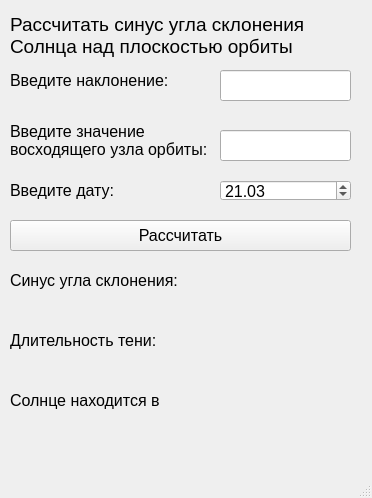
<?xml version="1.0" encoding="UTF-8"?>
<ui version="4.0">
 <class>CustomShadowDurationOneDay</class>
 <widget class="QMainWindow" name="CustomShadowDurationOneDay">
  <property name="geometry">
   <rect>
    <x>0</x>
    <y>0</y>
    <width>372</width>
    <height>498</height>
   </rect>
  </property>
  <property name="windowTitle">
   <string>MainWindow</string>
  </property>
  <widget class="QWidget" name="centralwidget">
   <widget class="QLabel" name="ResultDurLabel">
    <property name="geometry">
     <rect>
      <x>220</x>
      <y>320</y>
      <width>131</width>
      <height>41</height>
     </rect>
    </property>
    <property name="font">
     <font>
      <pointsize>12</pointsize>
     </font>
    </property>
    <property name="text">
     <string/>
    </property>
   </widget>
   <widget class="QLabel" name="label_10">
    <property name="geometry">
     <rect>
      <x>10</x>
      <y>180</y>
      <width>161</width>
      <height>21</height>
     </rect>
    </property>
    <property name="font">
     <font>
      <pointsize>12</pointsize>
     </font>
    </property>
    <property name="text">
     <string>Введите дату:</string>
    </property>
   </widget>
   <widget class="QLineEdit" name="UserO">
    <property name="geometry">
     <rect>
      <x>220</x>
      <y>130</y>
      <width>131</width>
      <height>31</height>
     </rect>
    </property>
    <property name="font">
     <font>
      <pointsize>12</pointsize>
     </font>
    </property>
   </widget>
   <widget class="QLineEdit" name="userI">
    <property name="geometry">
     <rect>
      <x>220</x>
      <y>70</y>
      <width>131</width>
      <height>31</height>
     </rect>
    </property>
    <property name="font">
     <font>
      <pointsize>12</pointsize>
     </font>
    </property>
   </widget>
   <widget class="QDateEdit" name="dateEdit">
    <property name="geometry">
     <rect>
      <x>220</x>
      <y>180</y>
      <width>131</width>
      <height>21</height>
     </rect>
    </property>
    <property name="font">
     <font>
      <pointsize>12</pointsize>
     </font>
    </property>
    <property name="dateTime">
     <datetime>
      <hour>0</hour>
      <minute>0</minute>
      <second>0</second>
      <year>2023</year>
      <month>3</month>
      <day>21</day>
     </datetime>
    </property>
    <property name="maximumDateTime">
     <datetime>
      <hour>23</hour>
      <minute>59</minute>
      <second>59</second>
      <year>2023</year>
      <month>12</month>
      <day>31</day>
     </datetime>
    </property>
    <property name="minimumDateTime">
     <datetime>
      <hour>0</hour>
      <minute>0</minute>
      <second>0</second>
      <year>2023</year>
      <month>1</month>
      <day>1</day>
     </datetime>
    </property>
    <property name="displayFormat">
     <string>dd.MM</string>
    </property>
   </widget>
   <widget class="QLabel" name="resultSinLabel">
    <property name="geometry">
     <rect>
      <x>220</x>
      <y>260</y>
      <width>131</width>
      <height>31</height>
     </rect>
    </property>
    <property name="font">
     <font>
      <pointsize>12</pointsize>
     </font>
    </property>
    <property name="text">
     <string/>
    </property>
   </widget>
   <widget class="QLabel" name="label_6">
    <property name="geometry">
     <rect>
      <x>10</x>
      <y>120</y>
      <width>201</width>
      <height>41</height>
     </rect>
    </property>
    <property name="font">
     <font>
      <pointsize>12</pointsize>
     </font>
    </property>
    <property name="text">
     <string>Введите значение 
восходящего узла орбиты:</string>
    </property>
   </widget>
   <widget class="QLabel" name="label_7">
    <property name="geometry">
     <rect>
      <x>10</x>
      <y>320</y>
      <width>201</width>
      <height>41</height>
     </rect>
    </property>
    <property name="font">
     <font>
      <pointsize>12</pointsize>
     </font>
    </property>
    <property name="text">
     <string>Длительность тени:</string>
    </property>
   </widget>
   <widget class="QLabel" name="label_2">
    <property name="geometry">
     <rect>
      <x>10</x>
      <y>10</y>
      <width>341</width>
      <height>51</height>
     </rect>
    </property>
    <property name="font">
     <font>
      <pointsize>14</pointsize>
     </font>
    </property>
    <property name="text">
     <string>Рассчитать синус угла склонения 
Солнца над плоскостью орбиты</string>
    </property>
   </widget>
   <widget class="QLabel" name="label_5">
    <property name="geometry">
     <rect>
      <x>10</x>
      <y>70</y>
      <width>161</width>
      <height>21</height>
     </rect>
    </property>
    <property name="font">
     <font>
      <pointsize>12</pointsize>
     </font>
    </property>
    <property name="text">
     <string>Введите наклонение:</string>
    </property>
   </widget>
   <widget class="QLabel" name="label_9">
    <property name="geometry">
     <rect>
      <x>10</x>
      <y>260</y>
      <width>201</width>
      <height>41</height>
     </rect>
    </property>
    <property name="font">
     <font>
      <pointsize>12</pointsize>
     </font>
    </property>
    <property name="text">
     <string>Синус угла склонения:</string>
    </property>
   </widget>
   <widget class="QPushButton" name="pushButton">
    <property name="geometry">
     <rect>
      <x>10</x>
      <y>220</y>
      <width>341</width>
      <height>31</height>
     </rect>
    </property>
    <property name="font">
     <font>
      <pointsize>12</pointsize>
     </font>
    </property>
    <property name="text">
     <string>Рассчитать</string>
    </property>
   </widget>
   <widget class="QLabel" name="label">
    <property name="geometry">
     <rect>
      <x>10</x>
      <y>370</y>
      <width>161</width>
      <height>61</height>
     </rect>
    </property>
    <property name="font">
     <font>
      <pointsize>12</pointsize>
     </font>
    </property>
    <property name="text">
     <string>Солнце находится в</string>
    </property>
   </widget>
   <widget class="QLabel" name="resultSunlabel">
    <property name="geometry">
     <rect>
      <x>170</x>
      <y>380</y>
      <width>191</width>
      <height>51</height>
     </rect>
    </property>
    <property name="font">
     <font>
      <pointsize>12</pointsize>
     </font>
    </property>
    <property name="text">
     <string/>
    </property>
   </widget>
  </widget>
  <widget class="QMenuBar" name="menubar">
   <property name="geometry">
    <rect>
     <x>0</x>
     <y>0</y>
     <width>372</width>
     <height>21</height>
    </rect>
   </property>
  </widget>
  <widget class="QStatusBar" name="statusbar"/>
 </widget>
 <resources/>
 <connections/>
</ui>
